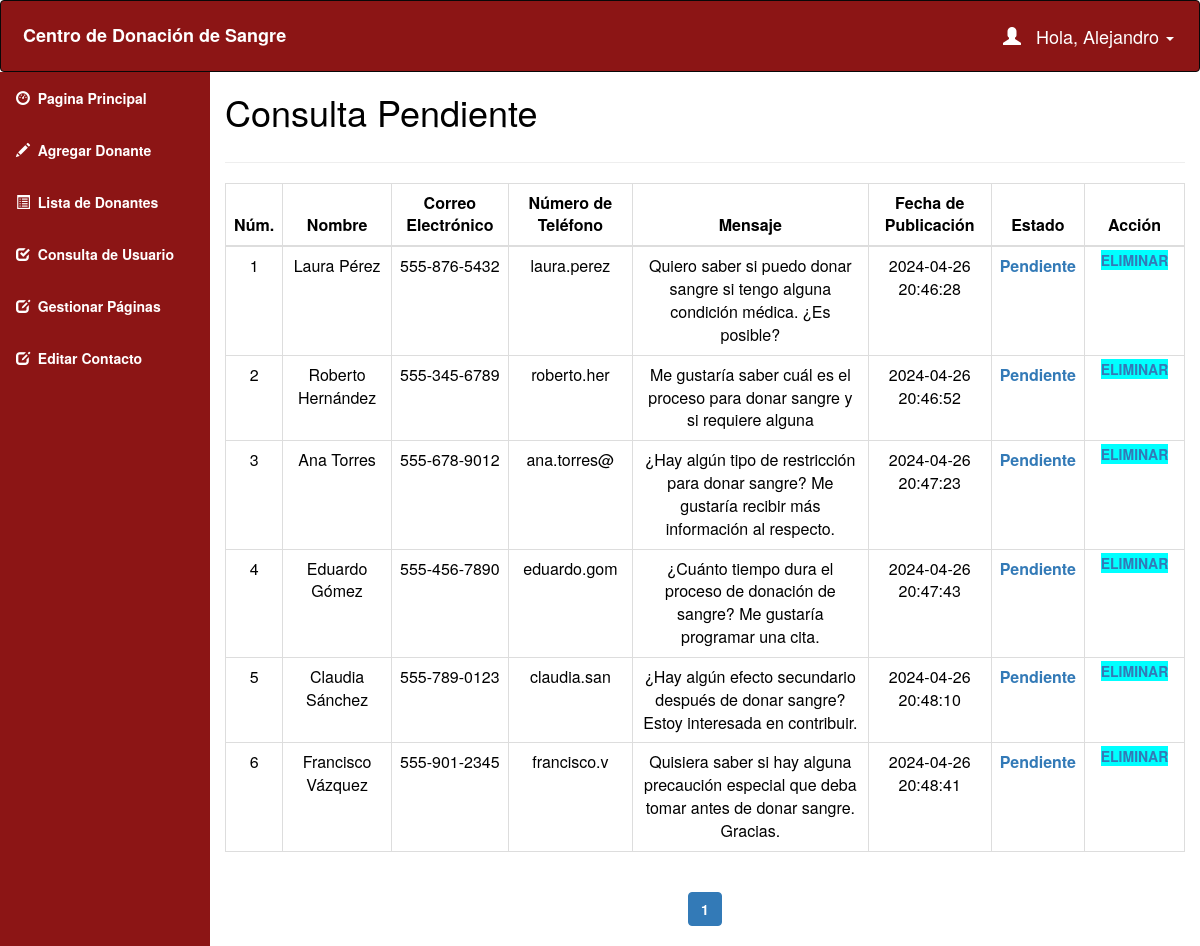
The app's page /admin/pending_query.php (signed in) with its own data.
### tables this page shows
CREATE TABLE `project_05_admin_info` (
  `admin_id` int(10) NOT NULL,
  `admin_name` varchar(50) NOT NULL,
  `admin_username` varchar(50) NOT NULL,
  `admin_password` varchar(50) NOT NULL
);

CREATE TABLE `project_05_contact_query` (
  `query_id` int(11) NOT NULL,
  `query_name` varchar(100) NOT NULL,
  `query_mail` varchar(120) NOT NULL,
  `query_number` char(11) NOT NULL,
  `query_message` longtext NOT NULL,
  `query_date` timestamp NOT NULL DEFAULT current_timestamp() ON UPDATE current_timestamp(),
  `query_status` int(11) DEFAULT NULL
);

### admin/pending_query.php (the view, shortened to what this page needs)
<?php
include 'conn.php';
if (isset($_SESSION['loggedin']) && $_SESSION['loggedin'] == true) {
?>
<html>
<head>
    <link href="css/style.css" rel="stylesheet">
    <link rel="stylesheet" href="https://maxcdn.bootstrapcdn.com/bootstrap/3.4.1/css/bootstrap.min.css">
</head>
<body style="color:black">
<div id="header">
    <?php include 'header.php'; ?>
</div>
<div id="sidebar">
    <?php $active="consulta"; include 'sidebar.php'; ?>
</div>
<div id="content">
    <div class="content-wrapper">
        <div class="container-fluid">
            <div class="row">
                <div class="col-md-12 lg-12 sm-12">
                    <h1 class="page-title">Consulta Pendiente</h1>
                </div>
            </div>
            <hr>
            <?php
            $limit = 10;
            if(isset($_GET['page'])){
                $page = $_GET['page'];
            } else {
                $page = 1;
            }
            $offset = ($page - 1) * $limit;
            $count=$offset+1;
            $sql= "SELECT * FROM project_05_contact_query WHERE query_status IS NULL OR query_status > 1 LIMIT {$offset},{$limit}";
            $result=mysqli_query($conn,$sql);
            if(mysqli_num_rows($result) > 0) {
            ?>
            <div class="table-responsive">
                <table class="table table-bordered" style="text-align:center">
                    <thead style="text-align:center">
                    <th style="text-align:center">Núm.</th>
                    <th style="text-align:center">Nombre</th>
                    <th style="text-align:center">Correo Electrónico</th>
                    <th style="text-align:center">Número de Teléfono</th>
                    <th style="text-align:center">Mensaje</th>
                    <th style="text-align:center">Fecha de Publicación</th>
                    <th style="text-align:center">Estado</th>
                    <th style="text-align:center">Acción</th>
                    </thead>
                    <tbody>
                    <?php
                    while($row = mysqli_fetch_assoc($result)) { ?>
                        <tr>
                            <td><?php echo $count++; ?></td>
                            <td><?php echo $row['query_name']; ?></td>
                            <td><?php echo $row['query_mail']; ?></td>
                            <td><?php echo $row['query_number']; ?></td>
                            <td><?php echo $row['query_message']; ?></td>
                            <td><?php echo $row['query_date']; ?></td>
                            <?php if($row['query_status'] == 1) { ?>
                                <td>Leído<br></td>
                            <?php } else { ?>
                                <td><a href="update_query.php?id=<?php echo $row['query_id'];?>" onclick="clickme(<?php echo $row['query_id']; ?>)"><b id="status_<?php echo $row['query_id']; ?>">Pendiente</b></a><br></td>
                            <?php } ?>
                            <td id="he" style="width:100px">
                                <a style="background-color:aqua" href='delete_query.php?id=<?php echo $row['query_id']; ?>'> Eliminar </a>
                            </td>
                        </tr>
                    <?php } ?>
                    </tbody>
                </table>
            </div>
            <?php } ?>
            <div class="table-responsive" style="text-align:center;align:center">
                <?php
                $sql1 = "SELECT * FROM project_05_contact_query";
                $result1 = mysqli_query($conn, $sql1) or die("Consulta fallida.");
                if(mysqli_num_rows($result1) > 0){
                    $total_records = mysqli_num_rows($result1);
                    $total_page = ceil($total_records / $limit);
                    echo '<ul class="pagination admin-pagination">';
                    for($i = 1; $i <= $total_page; $i++){
                        if($i == $page){
                            $active = "active";
                        } else {
                            $active = "";
                        }
                        echo '<li class="'.$active.'"><a href="query.php?page='.$i.'">'.$i.'</a></li>';
                    }
                    echo '</ul>';
                }
                ?>
            </div>
        </div>
    </div>
</div>
<?php } ?>
</body>
</html>

### admin/header.php (shortened to what this page needs)
<nav class="navbar navbar-inverse">
  <div class="container-fluid">
    <div class="navbar-header">
      <a class="navbar-brand" id="qq" href="dashboard.php">Centro de Donación de Sangre</a>
    </div>
    <ul class="nav navbar-nav navbar-right">
      <li class="dropdown">
        <a class="dropdown-toggle" id="qw" data-toggle="dropdown" href="#">
          <span class="glyphicon glyphicon-user"></span>&nbsp;&nbsp;
          <?php
          include 'conn.php';
          $username=$_SESSION['username'];
          $sql="select * from project_05_admin_info where admin_username='$username'";
          $result=mysqli_query($conn,$sql) or die("La consulta falló.");
          $row=mysqli_fetch_assoc($result);
          echo "Hola, ".$row['admin_name'];
          ?>
          <span class="caret"></span>
        </a>
      </li>
    </ul>
  </div>
</nav>

### admin/css/style.css (style rules this page uses)
body { color: #333; }
#sidebar { position: relative; margin-top: -20px; background-color: #8c1515; }
#content { position: relative; margin-left: 210px; }
.navbar { background-color: #8c1515 !important; padding: 10px 10px; color: #fff; }
.navbar a { float: left; color: #fff !important; text-align: center; padding: 12px; text-decoration: none; font-size: 18px; line-height: 25px; }
.navbar-brand { font-size: 25px; font-weight: bold; color: #e31818 !important; }
.navbar a { float: none; display: block; text-align: left; }
.navbar-right { float: none; }

### admin/pending_query.php (style rules this page uses)
#sidebar { position:relative;margin-top:-20px }
#content { position:relative;margin-left:210px }
#he { font-size: 14px; font-weight: 600; text-transform: uppercase; padding: 3px 7px; color: #fff; text-decoration: none; border-radius: 3px; align:center }

### records on screen
project_05_admin_info: admin_name "Alejandro"
project_05_contact_query: query_name "Laura Pérez", query_mail "555-876-5432", query_number "laura.perez", query_message "Quiero saber si puedo donar sangre si tengo alguna condición médica. ¿Es posible?", query_date "2024-04-26 20:46:28"
project_05_contact_query: query_name "Roberto Hernández", query_mail "555-345-6789", query_number "roberto.her", query_message "Me gustaría saber cuál es el proceso para donar sangre y si requiere alguna", query_date "2024-04-26 20:46:52"
project_05_contact_query: query_name "Ana Torres", query_mail "555-678-9012", query_number "ana.torres@", query_message "¿Hay algún tipo de restricción para donar sangre? Me gustaría recibir más información al respecto.", query_date "2024-04-26 20:47:23"
project_05_contact_query: query_name "Eduardo Gómez", query_mail "555-456-7890", query_number "eduardo.gom", query_message "¿Cuánto tiempo dura el proceso de donación de sangre? Me gustaría programar una cita.", query_date "2024-04-26 20:47:43"
project_05_contact_query: query_name "Claudia Sánchez", query_mail "555-789-0123", query_number "claudia.san", query_message "¿Hay algún efecto secundario después de donar sangre? Estoy interesada en contribuir.", query_date "2024-04-26 20:48:10"
project_05_contact_query: query_name "Francisco Vázquez", query_mail "555-901-2345", query_number "francisco.v", query_message "Quisiera saber si hay alguna precaución especial que deba tomar antes de donar sangre. Gracias.", query_date "2024-04-26 20:48:41"
